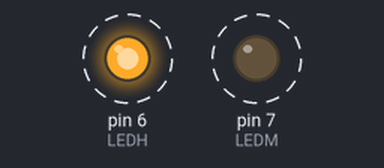
The sketch below on a simulated Arduino Uno, built with avr-gcc and run on an emulated ATmega328P. Parts: output pins drawn as LEDs (lit = HIGH). Dashed ring = blinking.

Above: at 0.2 s.
Timing chart, 0 to 3.0 s (numbered marks = the images above):
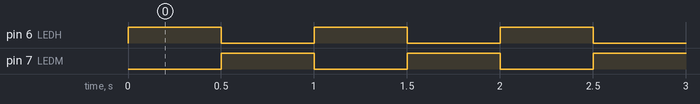

Measured:
- by itself, pin 6 (LEDH), pin 7 (LEDM): alternates HIGH for 0.50 s and LOW for 0.50 s

The sketch:

on-off.ino
```cpp
/* =======================
 *  sufyan97.blogspot.co.id
 *  on-off LED
 ===========================*/
const int LEDH = 6;
const int LEDM = 7;

void setup() {
  // put your setup code here, to run once:
  pinMode(LEDH,OUTPUT);
  pinMode(LEDM,OUTPUT);
}

void loop() {
  // put your main code here, to run repeatedly:
  digitalWrite(LEDH,HIGH);
  digitalWrite(LEDM,LOW);
  delay(500);
  digitalWrite(LEDH,LOW);
  digitalWrite(LEDM,HIGH);
  delay(500);
}
```
